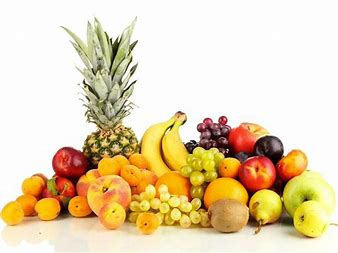
#> input picture Python files/img.jpg, 338 x 253 px, found by its file name
$ python open3.py
#> lines starting #> are read from the running program, lines starting #| are printed output that depends on the picture
from __future__ import print_function
import cv2 as cv
import numpy as np
import argparse
erosion_size = 0
max_elem = 2
max_kernel_size = 21
title_trackbar_element_type = 'Element:\n 0: Rect \n 1: Cross \n 2: Ellipse'
title_trackbar_kernel_size = 'Kernel size:\n 2n +1'
title_erosion_window = 'Erosion Demo'
title_dilatation_window = 'Dilation Demo'
def erosion(val):
    erosion_size = cv.getTrackbarPos(title_trackbar_kernel_size, title_erosion_window)
    erosion_type = 0
    val_type = cv.getTrackbarPos(title_trackbar_element_type, title_erosion_window)
    if val_type == 0:
        erosion_type = cv.MORPH_RECT
    elif val_type == 1:
        erosion_type = cv.MORPH_CROSS
    elif val_type == 2:
        erosion_type = cv.MORPH_ELLIPSE
    element = cv.getStructuringElement(erosion_type, (2*erosion_size + 1, 2*erosion_size+1), (erosion_size, erosion_size))
    erosion_dst = cv.erode(src, element)
    cv.imshow(title_erosion_window, erosion_dst)
def dilatation(val):
    dilatation_size = cv.getTrackbarPos(title_trackbar_kernel_size, title_dilatation_window)
    dilatation_type = 0
    val_type = cv.getTrackbarPos(title_trackbar_element_type, title_dilatation_window)
    if val_type == 0:
        dilatation_type = cv.MORPH_RECT
    elif val_type == 1:
        dilatation_type = cv.MORPH_CROSS
    elif val_type == 2:
        dilatation_type = cv.MORPH_ELLIPSE
    element = cv.getStructuringElement(dilatation_type, (2*dilatation_size + 1, 2*dilatation_size+1), (dilatation_size, dilatation_size))
    dilatation_dst = cv.dilate(src, element)
    cv.imshow(title_dilatation_window, dilatation_dst)
parser = argparse.ArgumentParser(description='Code for Eroding and Dilating tutorial.')
parser.add_argument('--input', help='Path to input image.', default='img.jpg')
args = parser.parse_args()
src = cv.imread(cv.samples.findFile(args.input))
#> src is the input picture: shape (253, 338, 3); mean B, G, R 177, 211.6, 230.2
if src is None:
    print('Could not open or find the image: ', args.input)
    exit(0)
cv.namedWindow(title_erosion_window)
cv.createTrackbar(title_trackbar_element_type, title_erosion_window , 0, max_elem, erosion)
#> slider 'Element:\n 0: Rect \n 1: Cross \n' is set to 1
cv.createTrackbar(title_trackbar_kernel_size, title_erosion_window , 0, max_kernel_size, erosion)
#> slider 'Kernel size:\n 2n +1' is set to 7
cv.namedWindow(title_dilatation_window)
cv.createTrackbar(title_trackbar_element_type, title_dilatation_window , 0, max_elem, dilatation)
#> slider 'Element:\n 0: Rect \n 1: Cross \n' is set to 1
cv.createTrackbar(title_trackbar_kernel_size, title_dilatation_window , 0, max_kernel_size, dilatation)
#> slider 'Kernel size:\n 2n +1' is set to 7
erosion(0)
#> in erosion, `erosion_dst = cv.erode(src, element)`:
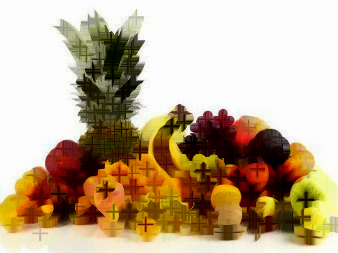
#> erosion_dst: shape (253, 338, 3); mean B, G, R 143.4, 171.9, 192.5
dilatation(0)
#> in dilatation, `dilatation_dst = cv.dilate(src, element)`:
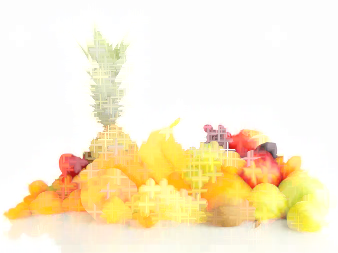
#> dilatation_dst: shape (253, 338, 3); mean B, G, R 208.2, 238, 250.6
cv.waitKey()

$ run again, with Python files/123.jpg copied over Python files/img.jpg
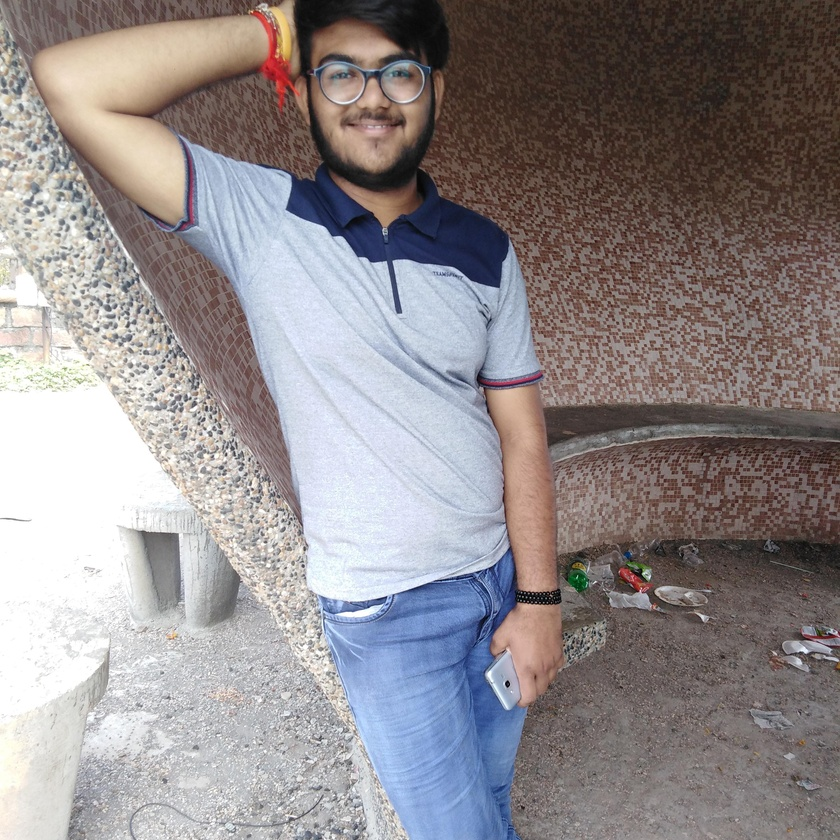
#> input picture Python files/123.jpg, 840 x 840 px, shrunk from 3120 x 3120 before the run, found by its file name
#> src is the input picture: shape (840, 840, 3); mean B, G, R 139.5, 138, 144.5
#> in erosion, `erosion_dst = cv.erode(src, element)`:
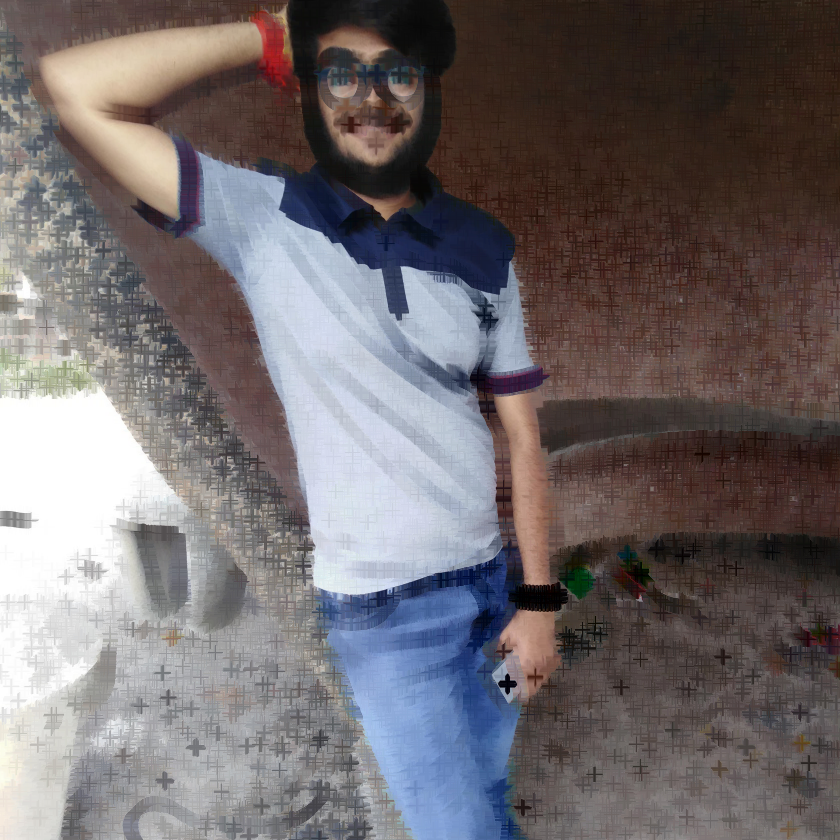
#> erosion_dst: shape (840, 840, 3); mean B, G, R 108.3, 106.4, 113
#> in dilatation, `dilatation_dst = cv.dilate(src, element)`:
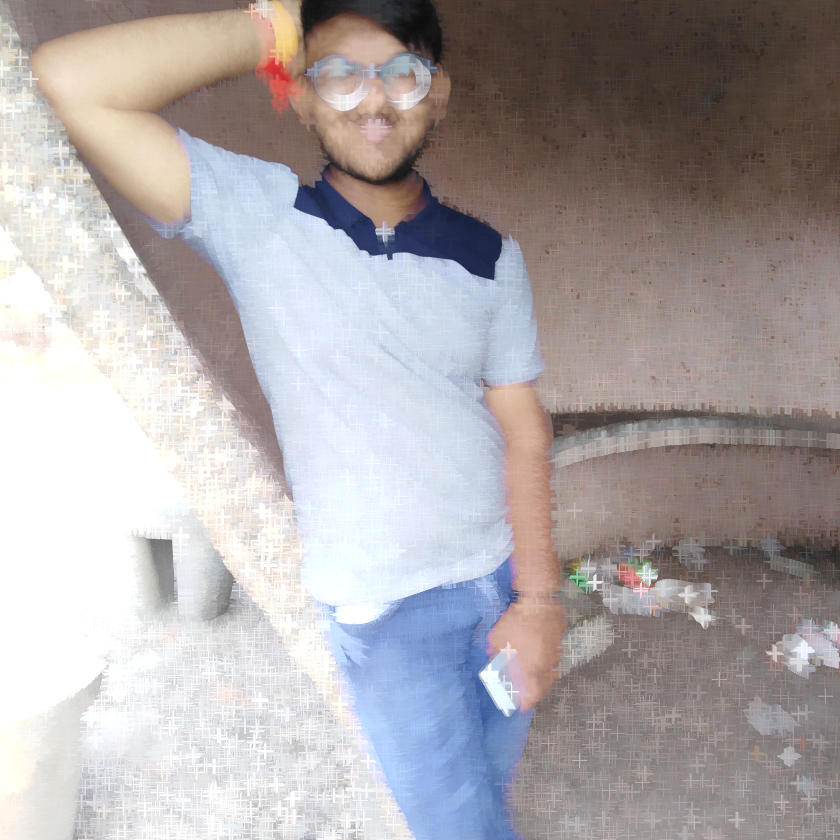
#> dilatation_dst: shape (840, 840, 3); mean B, G, R 167.6, 166.4, 172.5
